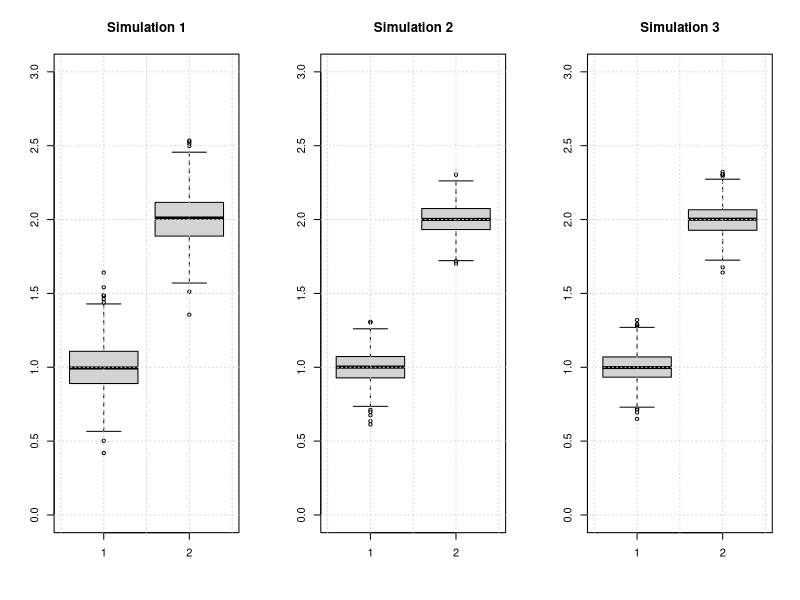

This figure's R source:
require(mvtnorm)

nsim <- 1000
betas <- c(1,2)
nbetas <- length(betas)
nsamples <- 100
estimates <- matrix(nrow=nsim, ncol=nbetas)

par(mfcol=c(1,3))

####################################################
# simulation 1. Noise is fixed. Design matrix varies

noise <-scale(rnorm(nsamples))

for (sim in 1:nsim) 
{
   # X = cbind(scale(rnorm(nsamples)), scale(rnorm(nsamples)))
   X= rmvnorm(nsamples, mean = c(0, 0), sigma = matrix(c(1,.8,.8,1),nrow=2),method="chol")
   y <- X %*% betas + rnorm(nsamples)
   estimates[sim,] <- coef(lm(y~X))[-1]
}
boxplot(estimates,main="Simulation 1",ylim=c(0,3))
grid()


#######################################################
# simulation 2. Noise is varied. Design matrix constant

X = cbind(scale(rnorm(nsamples)), scale(rnorm(nsamples)))

for (sim in 1:nsim) 
{
  noise <-rnorm(nsamples)  
  y <- X %*% betas + scale(rnorm(nsamples))
  estimates[sim,] <- coef(lm(y~X))[-1]
}
boxplot(estimates,main="Simulation 2",ylim=c(0,3))
grid()

#######################################################
# Simulation 3. Both noise & design matrix vary


for (sim in 1:nsim) 
{
  noise <-scale(rnorm(nsamples))
  X = cbind(scale(rnorm(nsamples)), scale(rnorm(nsamples)))
  
  y <- X %*% betas + rnorm(nsamples)
  estimates[sim,] <- coef(lm(y~X))[-1]
}
boxplot(estimates,main="Simulation 3",ylim=c(0,3))
grid()


